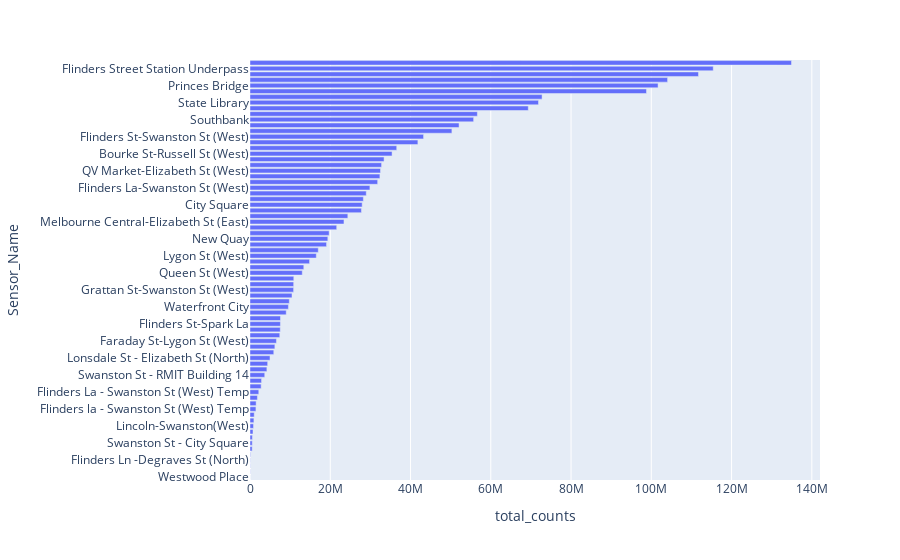

Write notebook code for a chart like this one.
### Code cell
total_df = counts_df.groupby("Sensor_Name")["Hourly_Counts"].sum().sort_values().reset_index(name="total_counts")

px.bar(
    total_df,
    x="total_counts",
    y="Sensor_Name",
    orientation="h",
    height=1000
)

### Figure 1 — Plotly figure (JSON) as saved in the notebook; plotly's stock layout.template omitted (floating-point values rounded to 4 significant figures)
{"data": [{"alignmentgroup": "True", "hovertemplate": "total_counts=%{x}<br>Sensor_Name=%{y}<extra></extra>", "legendgroup": "", "marker": {"color": "#636efa"}, "name": "", "offsetgroup": "", "orientation": "h", "showlegend": false, "textposition": "auto", "type": "bar", "x": [5655, 45922, 49544, 54972, 115333, 543619, 562005, 589384, 754622, 880452, 974068, 1052531, 1476799, 1527679, 1847171, 2188962, 2781273, 2880016, 3673308, 4208877, 4402059, 4980066, 5925155, 6196912, 6588066, 7417354, 7541719, 7579565, 7598505, 9028145, 9572789, 9796074, 10464775, 10868956, 10885369, 10912686, 13022163, 13405649, 14838442, 16521842, 17015069, 19074731, 19395182, 19723682, 21604891, 23419316, 24378702, 27768065, 27950685, 28250733, 28966989, 29876415, 31810012, 32371956, 32524093, 32786672, 33406580, 35401735, 36563703, 41835432, 43250367, 50310857, 52091312, 55728108, 56655521, 69341768, 71891037, 72781136, 98793356, 101684071, 104055984, 111753864, 115431570, 134933031], "xaxis": "x", "y": ["Westwood Place", "Flinders Ln -Degraves St (Crossing)", "Errol Street (East)", "Flinders Ln -Degraves St (North)", "Flinders Ln -Degraves St (South)", "Royal Pde-Grattan St", "Swanston St - City Square", "Pelham St (S)", "La Trobe St (North)", "Lincoln-Swanston(West)", "231 Bourke St", "State Library-New", "Flinders la - Swanston St (West) Temp", "Lincoln-Swanston (West)", "Pelham St (South)", "Flinders La - Swanston St (West) Temp", "Swanston St - RMIT Building 80", "QVM-Franklin St (North)", "Swanston St - RMIT Building 14", "QVM-Therry St (South)", "Tin Alley-Swanston St (West)", "Lonsdale St - Elizabeth St (North)", "QVM-Queen St (East)", "Elizabeth St-La Trobe St (East)", "Faraday St-Lygon St (West)", "Flinders St-Spring St (West)", "Lygon St (East)", "Flinders St-Spark La", "QV Market-Peel St", "Monash Rd-Swanston St (West)", "Waterfront City", "Elizabeth St-Lonsdale St (South)", "Alfred Place", "Grattan St-Swanston St (West)", "Bourke St Bridge", "Bourke St - Spencer St (North)", "Queen St (West)", "Lonsdale St-Spring St (West)", "Webb Bridge", "Lygon St (West)", "Victoria Point", "Spencer St-Collins St (South)", "New Quay", "Little Collins St-Swanston St (East)", "Chinatown-Lt Bourke St (South)", "Melbourne Central-Elizabeth St (East)", "St Kilda Rd-Alexandra Gardens", "Lonsdale St (South)", "City Square", "Collins St (North)", "Birrarung Marr", "Flinders La-Swanston St (West)", "Melbourne Convention Exhibition Centre", "Australia on Collins", "QV Market-Elizabeth St (West)", "Chinatown-Swanston St (North)", "Collins Place (North)", "Bourke St-Russell St (West)", "Sandridge Bridge", "Collins Place (South)", "Flinders St-Swanston St (West)", "Southern Cross Station", "Flagstaff Station", "Southbank", "The Arts Centre", "Spencer St-Collins St (North)", "State Library", "Flinders St-Elizabeth St (East)", "Bourke Street Mall (North)", "Princes Bridge", "Bourke Street Mall (South)", "Melbourne Central", "Flinders Street Station Underpass", "Town Hall (West)"], "yaxis": "y"}], "layout": {"autosize": true, "barmode": "relative", "legend": {"tracegroupgap": 0}, "margin": {"t": 60}, "xaxis": {"anchor": "y", "autorange": true, "domain": [0, 1], "range": [0, 142000000.0], "title": {"text": "total_counts"}, "type": "linear"}, "yaxis": {"anchor": "x", "autorange": true, "domain": [0, 1], "range": [-0.5, 73.5], "title": {"text": "Sensor_Name"}, "type": "category"}}}
